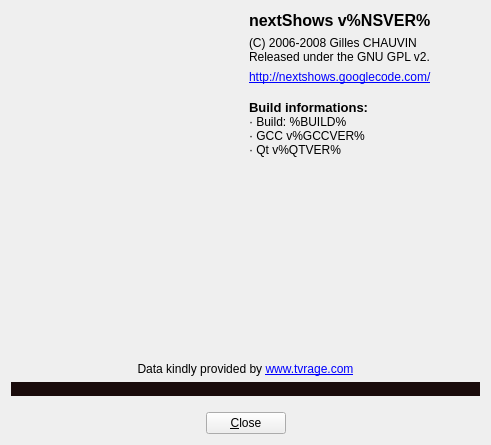
<ui version="4.0" >
 <class>AboutDialog</class>
 <widget class="QWidget" name="AboutDialog" >
  <property name="geometry" >
   <rect>
    <x>0</x>
    <y>0</y>
    <width>491</width>
    <height>445</height>
   </rect>
  </property>
  <property name="windowTitle" >
   <string>About nextShows</string>
  </property>
  <property name="styleSheet" >
   <string notr="true" />
  </property>
  <layout class="QGridLayout" name="gridLayout" >
   <item row="0" column="0" >
    <layout class="QHBoxLayout" name="horizontalLayout_1" >
     <property name="spacing" >
      <number>6</number>
     </property>
     <property name="margin" >
      <number>0</number>
     </property>
     <item>
      <widget class="QLabel" name="lblNextShowsLogo" >
       <property name="text" >
        <string/>
       </property>
       <property name="pixmap" >
        <pixmap resource="../pixmaps/nextshows.qrc" >:/images/logos/nextShows.png</pixmap>
       </property>
       <property name="alignment" >
        <set>Qt::AlignHCenter|Qt::AlignTop</set>
       </property>
      </widget>
     </item>
     <item>
      <layout class="QVBoxLayout" name="verticalLayout_1" >
       <property name="spacing" >
        <number>6</number>
       </property>
       <property name="margin" >
        <number>0</number>
       </property>
       <item>
        <widget class="QLabel" name="lblNextShowsVersion" >
         <property name="font" >
          <font>
           <pointsize>12</pointsize>
           <weight>75</weight>
           <bold>true</bold>
          </font>
         </property>
         <property name="text" >
          <string>nextShows v%NSVER%</string>
         </property>
        </widget>
       </item>
       <item>
        <widget class="QLabel" name="lblCopyright" >
         <property name="text" >
          <string>(C) 2006-2008 Gilles CHAUVIN
Released under the GNU GPL v2.</string>
         </property>
         <property name="textFormat" >
          <enum>Qt::AutoText</enum>
         </property>
         <property name="openExternalLinks" >
          <bool>true</bool>
         </property>
        </widget>
       </item>
       <item>
        <widget class="QLabel" name="lblHomeUrl" >
         <property name="text" >
          <string>&lt;a href="http://nextshows.googlecode.com/">http://nextshows.googlecode.com/&lt;/a></string>
         </property>
         <property name="alignment" >
          <set>Qt::AlignLeading|Qt::AlignLeft|Qt::AlignVCenter</set>
         </property>
         <property name="openExternalLinks" >
          <bool>true</bool>
         </property>
        </widget>
       </item>
       <item>
        <spacer name="verticalSpacer_1" >
         <property name="orientation" >
          <enum>Qt::Vertical</enum>
         </property>
         <property name="sizeType" >
          <enum>QSizePolicy::Fixed</enum>
         </property>
         <property name="sizeHint" stdset="0" >
          <size>
           <width>20</width>
           <height>10</height>
          </size>
         </property>
        </spacer>
       </item>
       <item>
        <widget class="QLabel" name="lblBuildInfos" >
         <property name="text" >
          <string>&lt;!DOCTYPE HTML PUBLIC "-//W3C//DTD HTML 4.0//EN" "http://www.w3.org/TR/REC-html40/strict.dtd">
&lt;html>&lt;head>&lt;meta name="qrichtext" content="1" />&lt;style type="text/css">
p, li { white-space: pre-wrap; }
&lt;/style>&lt;/head>&lt;body style=" font-family:'Sans Serif'; font-size:9pt; font-weight:400; font-style:normal;">
&lt;p style=" margin-top:0px; margin-bottom:0px; margin-left:0px; margin-right:0px; -qt-block-indent:0; text-indent:0px;">&lt;span style=" font-size:10pt; font-weight:600;">Build informations:&lt;/span>&lt;/p>
&lt;p style=" margin-top:0px; margin-bottom:0px; margin-left:0px; margin-right:0px; -qt-block-indent:0; text-indent:0px; font-size:10pt; font-weight:600;">&lt;span style=" font-size:9pt; font-weight:400;">· Build: %BUILD%&lt;/span>&lt;/p>
&lt;p style=" margin-top:0px; margin-bottom:0px; margin-left:0px; margin-right:0px; -qt-block-indent:0; text-indent:0px;">· GCC v%GCCVER%&lt;/p>
&lt;p style=" margin-top:0px; margin-bottom:0px; margin-left:0px; margin-right:0px; -qt-block-indent:0; text-indent:0px;">· Qt v%QTVER%&lt;/p>&lt;/body>&lt;/html></string>
         </property>
        </widget>
       </item>
       <item>
        <spacer name="verticalSpacer_3" >
         <property name="orientation" >
          <enum>Qt::Vertical</enum>
         </property>
         <property name="sizeHint" stdset="0" >
          <size>
           <width>20</width>
           <height>40</height>
          </size>
         </property>
        </spacer>
       </item>
      </layout>
     </item>
    </layout>
   </item>
   <item row="1" column="0" >
    <layout class="QVBoxLayout" name="verticalLayout_2" >
     <property name="spacing" >
      <number>6</number>
     </property>
     <property name="margin" >
      <number>0</number>
     </property>
     <item>
      <widget class="QLabel" name="lblDataProvidedBy" >
       <property name="text" >
        <string>Data kindly provided by &lt;a href="http://www.tvrage.com/">www.tvrage.com&lt;/a></string>
       </property>
       <property name="alignment" >
        <set>Qt::AlignCenter</set>
       </property>
       <property name="openExternalLinks" >
        <bool>true</bool>
       </property>
      </widget>
     </item>
     <item>
      <widget class="QLabel" name="lblTvRageLogo" >
       <property name="sizePolicy" >
        <sizepolicy vsizetype="Preferred" hsizetype="Preferred" >
         <horstretch>0</horstretch>
         <verstretch>0</verstretch>
        </sizepolicy>
       </property>
       <property name="styleSheet" >
        <string notr="true" >QLabel { background: #190b0b; }</string>
       </property>
       <property name="text" >
        <string/>
       </property>
       <property name="pixmap" >
        <pixmap resource="../pixmaps/nextshows.qrc" >:/images/logos/tvrage.jpg</pixmap>
       </property>
       <property name="alignment" >
        <set>Qt::AlignCenter</set>
       </property>
      </widget>
     </item>
    </layout>
   </item>
   <item row="3" column="0" >
    <layout class="QHBoxLayout" name="horizontalLayout" >
     <item>
      <spacer name="horizontalSpacer_1" >
       <property name="orientation" >
        <enum>Qt::Horizontal</enum>
       </property>
       <property name="sizeHint" stdset="0" >
        <size>
         <width>40</width>
         <height>20</height>
        </size>
       </property>
      </spacer>
     </item>
     <item>
      <widget class="QPushButton" name="btnClose" >
       <property name="text" >
        <string>&amp;Close</string>
       </property>
      </widget>
     </item>
     <item>
      <spacer name="horizontalSpacer_2" >
       <property name="orientation" >
        <enum>Qt::Horizontal</enum>
       </property>
       <property name="sizeHint" stdset="0" >
        <size>
         <width>40</width>
         <height>20</height>
        </size>
       </property>
      </spacer>
     </item>
    </layout>
   </item>
   <item row="2" column="0" >
    <spacer name="verticalSpacer_2" >
     <property name="orientation" >
      <enum>Qt::Vertical</enum>
     </property>
     <property name="sizeType" >
      <enum>QSizePolicy::Fixed</enum>
     </property>
     <property name="sizeHint" stdset="0" >
      <size>
       <width>20</width>
       <height>10</height>
      </size>
     </property>
    </spacer>
   </item>
  </layout>
 </widget>
 <resources>
  <include location="../pixmaps/nextshows.qrc" />
 </resources>
 <connections/>
</ui>
